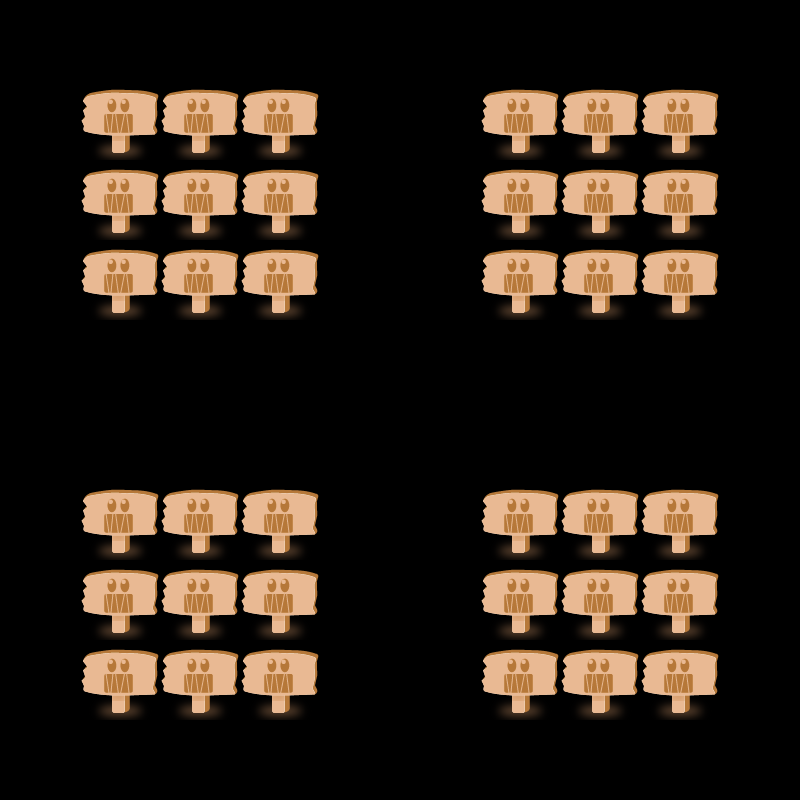

Below is a game level as drawn by its tile map, then a one-line description and the .tmx that defines it (tile-layer data replaced by summaries):
An orthogonal 10x10 tile map with 80x80 px tiles, 1 tile layer (gamelayer).

<map version="1.0" orientation="orthogonal" width="10" height="10" tilewidth="80" tileheight="80">
 <tileset firstgid="1" name="LevelBlock" tilewidth="80" tileheight="80">
  <image source="LevelBlock.png" width="320" height="240" />
 </tileset>
 <layer name="gamelayer" width="10" height="10">
  <data>[100 cells, 36 non-empty, 1 distinct tile ids]</data>
 </layer>
</map>